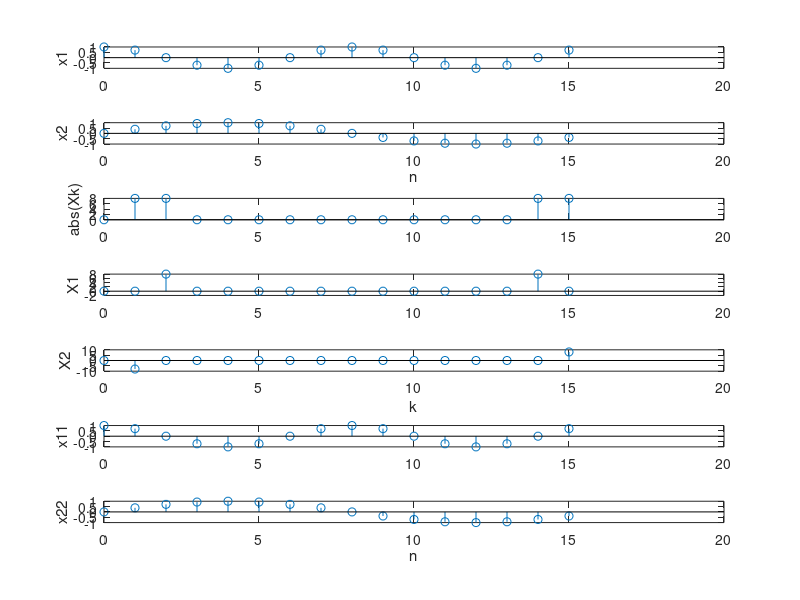

Write MATLAB code to recreate this figure.
clc,clear,close all
N=16;
n=0:1:N-1;
x1=cos(pi/4*n);
x2=sin(pi/8*n);
xn=x1+x2;
% M=1000;
% k=0:1:M-1;
% w=2*pi/M*k;
% Xejw=dtft(x1,w);
Xk=fft(xn,16);
X1=real(Xk);
X2=imag(fft(xn,16));
X22=fft(x2,16);
x11=ifft(X1,16);
x22=ifft(j*X2,16);

subplot(711)
stem(n,x1);
ylabel('x1');
subplot(712)
stem(n,x2);
ylabel('x2');
xlabel('n');
subplot(713)
stem(n,abs(Xk))
ylabel('abs(Xk)');
subplot(714)
stem(n,X1)
ylabel('X1');
subplot(715)
stem(n,X2)
xlabel('k');
ylabel('X2');
subplot(716)
stem(n,x11)
ylabel('x11');
subplot(717)
stem(n,x22)
ylabel('x22');
xlabel('n'); 
